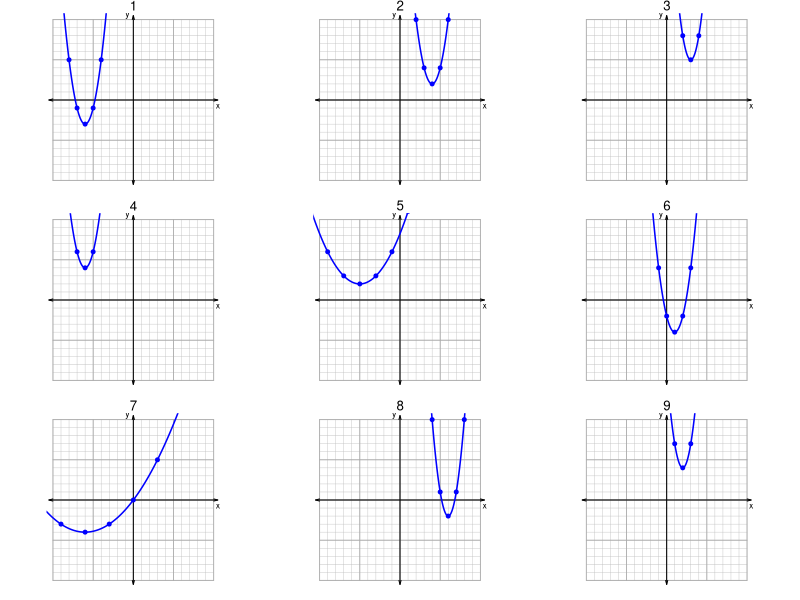

R code for this plot:
## ---- chunk 1
options(scipen=999)
gcd2 <- function(a, b) {
    if (b == 0) a else Recall(b, a %% b)
}
gcd <- function(...) Reduce(gcd2, c(...))

pn = function(coeffs,pows){
    pows = pows[coeffs!=0]
    coeffs = coeffs[coeffs!=0]
    ex1 = paste0("{",coeffs,"}x^{",pows,"}",collapse="+")
    ex1 = gsub("+{-","-{",ex1,fixed=T)
    ex1 = gsub("{1}x^{0}","1",ex1,fixed=T)
    ex1 = gsub("{-1}x^{0}","-1",ex1,fixed=T)
    ex1 = gsub("{1}x","x",ex1,fixed=T)
    ex1 = gsub("{-1}x","-x",ex1,fixed=T)
    ex1 = gsub("x^{0}","",ex1,fixed=T)
    ex1 = gsub("x^{1}","x",ex1,fixed=T)
    ex1 = gsub("+-","-",ex1,fixed=T)
    ex1 = gsub("{","",ex1,fixed=T)
    ex1 = gsub("}","",ex1,fixed=T)
    if(ex1 == ""){
        ex1 = "0"
    }
    return(ex1)
}

xlist = list()
ylist = list()
eqs = character()
handles = character()
as = numeric()
bs = numeric()
hs = numeric()
ks = numeric()
step1s = character()
lrs = character()
dus = character()

while(length(handles)<9){
    # y = a sqrt(1/b*(x-h))+k
    hk = sample(1:6,2)*sample(c(-1,1),2,T)
    h = hk[1]
    k = hk[2]
    isHS = sample(c(T,F),1,F,c(0.3,0.7))
    if(isHS){
        a = 1
        b = sample(2:3,1)
        expr = paste0("y=\\left(\\frac{1}{",b,"}(",pn(c(1,-h),1:0),")\\right)^2+",k,collapse="")
        expr = gsub("+-","-",expr,fixed=T)
        if(b<0){
            step1 = paste0("Horizontal stretch by factor ",abs(b),", and horizontal reflection.")
        }
        else{
            step1 = paste0("Horizontal stretch by factor ",abs(b),".")
        }
    } else {
        a = sample(2:3,1)*sample(c(-1,1),1)
        b = 1
        expr = paste0("y=",a,"\\left(",pn(c(1,-h),1:0),"\\right)^2+",k,collapse="")
        expr = gsub("+-","-",expr,fixed=T)
        if(a<0){
            step1 = paste0("Vertical stretch by factor ",abs(a),", and vertical reflection.")
        }
        else{
            step1 = paste0("Vertical stretch by factor ",abs(a),".")
        }
    }
    x = seq(-12,12,0.01)
    y = a*(1/b*(x-h))^2+k
    handle = paste0(c(a,b,h,k),collapse="#")
    if(!(handle %in% handles)){
        n = length(eqs)+1
        xlist[[n]] = x
        ylist[[n]] = y
        eqs = c(eqs,expr)
        handles = c(handles,handle)
        as = c(as,a)
        bs = c(bs,b)
        hs = c(hs,h)
        ks = c(ks,k)
        step1s = c(step1s,step1)
    }
    
}

## ---- chunk 2
par(mar=c(1,1,1,1),mfrow=c(3,3),pty="s")

for(n in 1:9){
    plot(0,0,"n",xlim=c(-10,10),ylim=c(-10,10),axes=F,ann=F)
    mtext(n,3,cex=0.8)
    for(i in -10:10){
        lines(c(-10,10),c(i,i),col="grey",lwd=0.4)
        lines(c(i,i),c(-10,10),col="grey",lwd=0.4)
    }
    for(i in seq(-10,10,5)){
        lines(c(-10,10),c(i,i),col="darkgrey",lwd=0.8)
        lines(c(i,i),c(-10,10),col="darkgrey",lwd=0.8)
    }
    # abline(h=0)
    # abline(v=0)
    arrows(-10.5,0,10.5,0,0.04,15,3,lwd=1)
    arrows(0,-10.5,0,10.5,0.04,15,3,lwd=1)
    lines(xlist[[n]],ylist[[n]],col="blue",lwd=1.5)
    points(hs[n]+bs[n],ks[n]+as[n],pch=19,col="blue",cex=0.8)
    points(hs[n]+2*bs[n],ks[n]+4*as[n],pch=19,col="blue",cex=0.8)
    points(hs[n]+3*bs[n],ks[n]+9*as[n],pch=19,col="blue",cex=0.8)
    points(hs[n]-bs[n],ks[n]+as[n],pch=19,col="blue",cex=0.8)
    points(hs[n]-2*bs[n],ks[n]+4*as[n],pch=19,col="blue",cex=0.8)
    points(hs[n]-3*bs[n],ks[n]+9*as[n],pch=19,col="blue",cex=0.8)
    points(hs[n],ks[n],pch=19,col="blue",cex=0.8)
    text(10.5,-0.75,"x",cex=0.8)
    text(-0.75,10.5,"y",cex=0.8)
}

## ---- chunk 3
for(n in sample(1:9)){
    cat(paste0(n,": \n\n* ",step1s[n],"\n"))
    lr = c("left","right")[round(sign(hs[n])/2+1.5)]
    du = c("down","up")[round(sign(ks[n])/2+1.5)]
    cat(paste0("* Shift ",lr," by ",abs(hs[n]),", and shift ",du," by ",abs(ks[n]),".\n"))
    cat(paste0("* $",eqs[n],"$\n\n\n"))
}

